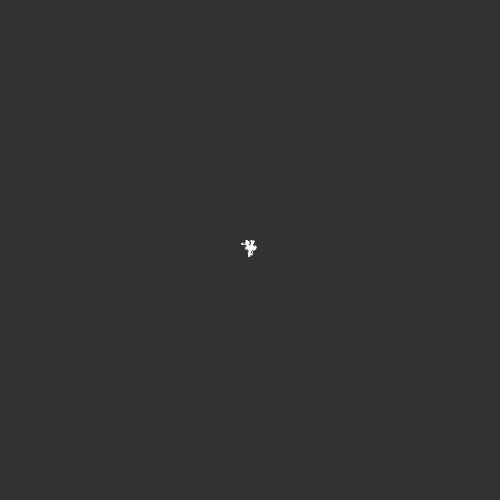
Frame 1 (no input)
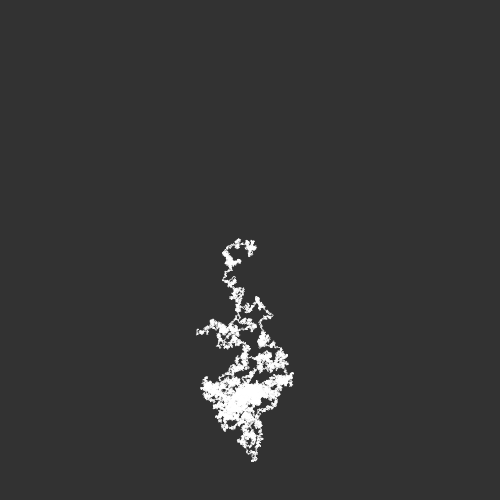
Frame 60 (the mouse pressed at the canvas centre just before this capture)
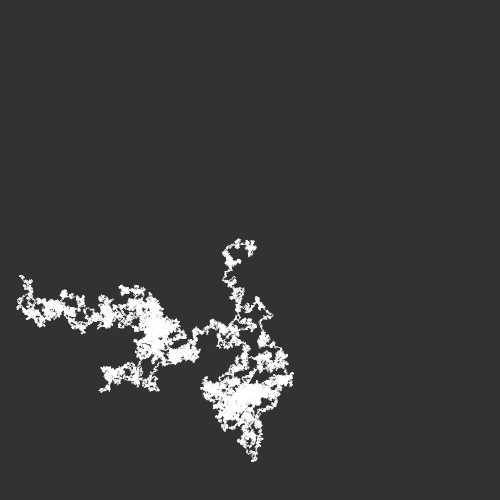
Frame 120 (the mouse held since frame 60 and released just before this capture)

The Processing sketch that drew these frames (run headless with seeded random() and noise(); from frame 60 on, the mouse is pressed at the canvas centre):

// Processing sketch: walker
// ── walker.pde
PVector p;

void setup() {
  p=new PVector(0, 0);
  size(500, 500);
  background(50);
  p.x=250;
  p.y=250;
}

void draw() {
  for (int i=0; i<500; i++) {
    fill(255);
    noStroke();
    ellipse(p.x, p.y, 1, 1);
    p.x+=random(2)-1;
    p.y+=random(2)-1;
  }
}
